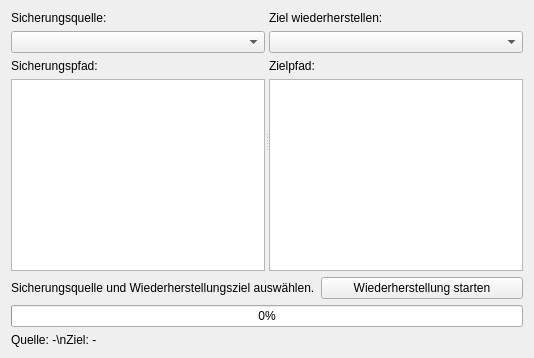
      <widget class="QWidget" name="restoreTab">
       <attribute name="title">
        <string>Wiederherstellen</string>
       </attribute>
       <layout class="QVBoxLayout" name="verticalLayout_restore">
        <item>
         <widget class="QSplitter" name="restoreSplitter">
          <property name="orientation">
           <enum>Qt::Orientation::Horizontal</enum>
          </property>
          <widget class="QWidget" name="restoreSourceWidget">
           <layout class="QVBoxLayout" name="verticalLayout_restore_source">
            <item>
             <widget class="QLabel" name="restoreSourceLabel">
              <property name="text">
               <string>Sicherungsquelle:</string>
              </property>
             </widget>
            </item>
            <item>
             <widget class="QComboBox" name="restoreSourceDriveCombo"/>
            </item>
            <item>
             <widget class="QLabel" name="restoreSourcePathLabel">
              <property name="text">
               <string>Sicherungspfad:</string>
              </property>
             </widget>
            </item>
            <item>
             <widget class="QTreeView" name="restoreSourcePathTree"/>
            </item>
           </layout>
          </widget>
          <widget class="QWidget" name="restoreDestWidget">
           <layout class="QVBoxLayout" name="verticalLayout_restore_dest">
            <item>
             <widget class="QLabel" name="restoreDestLabel">
              <property name="text">
               <string>Ziel wiederherstellen:</string>
              </property>
             </widget>
            </item>
            <item>
             <widget class="QComboBox" name="restoreDestDriveCombo"/>
            </item>
            <item>
             <widget class="QLabel" name="restoreDestPathLabel">
              <property name="text">
               <string>Zielpfad:</string>
              </property>
             </widget>
            </item>
            <item>
             <widget class="QTreeView" name="restoreDestPathTree"/>
            </item>
           </layout>
          </widget>
         </widget>
        </item>
        <item>
         <layout class="QHBoxLayout" name="restoreBottomLayout">
          <item>
           <widget class="QLabel" name="restoreSummaryLabel">
            <property name="text">
             <string>Sicherungsquelle und Wiederherstellungsziel auswählen.</string>
            </property>
           </widget>
          </item>
          <item>
           <widget class="QPushButton" name="startRestoreButton">
            <property name="text">
             <string>Wiederherstellung starten</string>
            </property>
           </widget>
          </item>
         </layout>
        </item>
        <item>
         <widget class="QProgressBar" name="restoreProgressBar">
          <property name="minimum">
           <number>0</number>
          </property>
          <property name="maximum">
           <number>100</number>
          </property>
          <property name="value">
           <number>0</number>
          </property>
          <property name="textVisible">
           <bool>true</bool>
          </property>
         </widget>
        </item>
        <item>
         <widget class="QLabel" name="restorePathSummaryLabel">
          <property name="text">
           <string>Quelle: -\nZiel: -</string>
          </property>
         </widget>
        </item>
       </layout>
      </widget>
